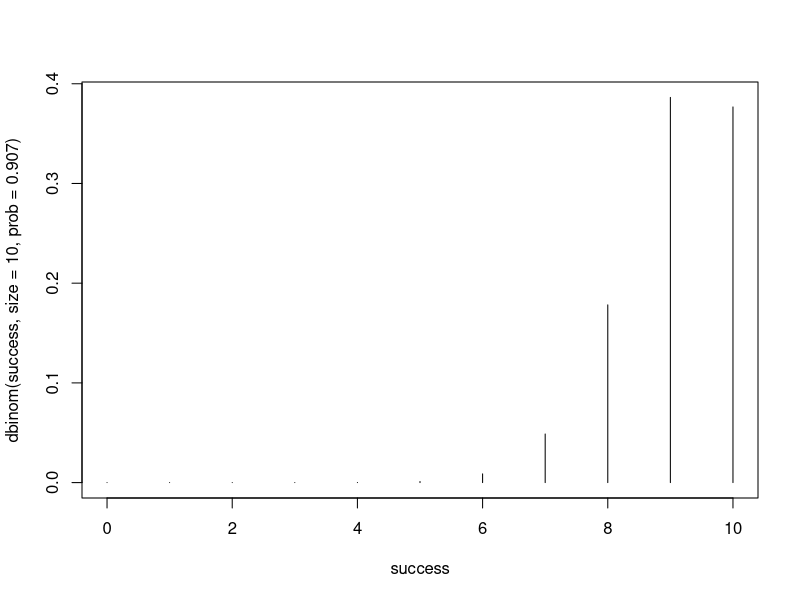

This chart was generated by the following R code:
#Daniel Bihnam
#LSC540
#Module 3 Problem Set: Probability and Measuring Uncertainty

success <- 0:10
plot(success,dbinom(success,size=10,prob=0.907),type='h')

(dbinom(success,size=10,prob=0.778))

98.2-.73

pnorm(97.6,98.2,0.73)

qnorm(.80,98.2,0.73)